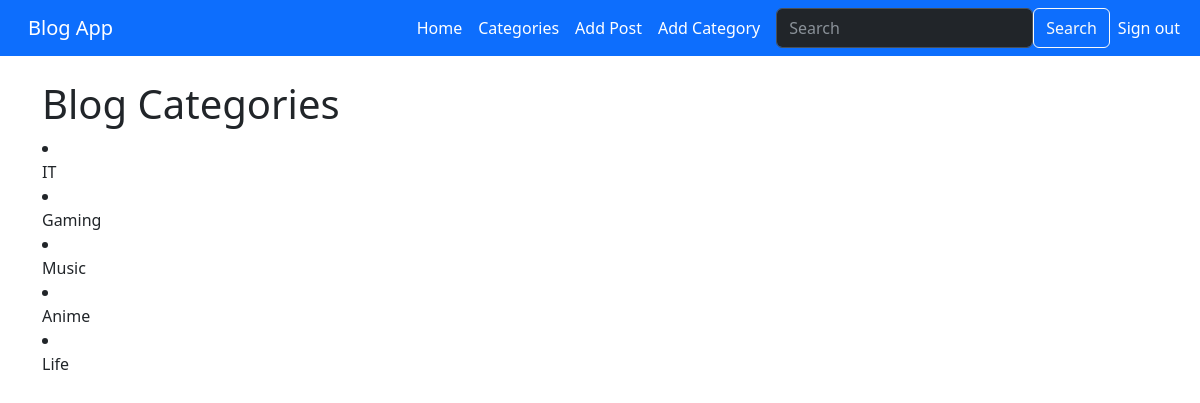
Page /category-list/ (signed in) on the earlier database version.
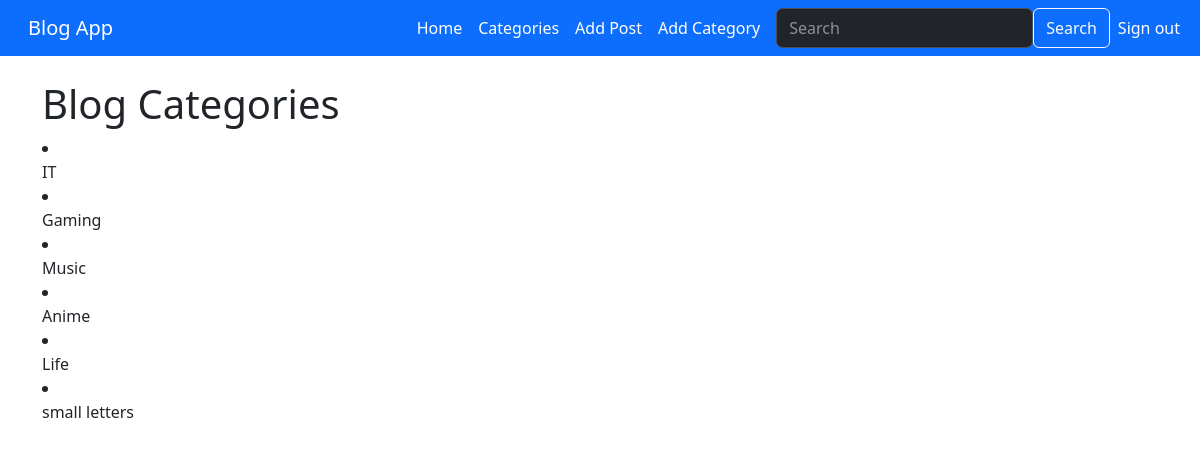
Same page on the later database version.
### blogs/models.py (models this page shows, shortened)
class Category(models.Model):
    name = models.CharField(max_length=100) # имя категории
    class Meta:
        verbose_name_plural = 'categories'
    def __str__(self):
        return self.name

### blogs/views.py (the view)
def CategoryListView(request):
    category_menu_list = Category.objects.all() # достаёт все названия категорий из Category.models.py
    return render(request, 'category_list.html',
                  {'category_menu_list': category_menu_list})

### blogs/templates/category_list.html (shortened to what this page needs)
{% extends "base.html" %}
{% block content %}
  <h1>Blog Categories</h1>
  {% for item in category_menu_list %}
    <li>
      <a class="dropdown-item"
      href="{% url 'category' item|slugify %}">
      {{ item }}</a>
    </li>
  {% endfor %}
{% endblock content %}

Differences in the rows shown:
added Category: name "small letters"
